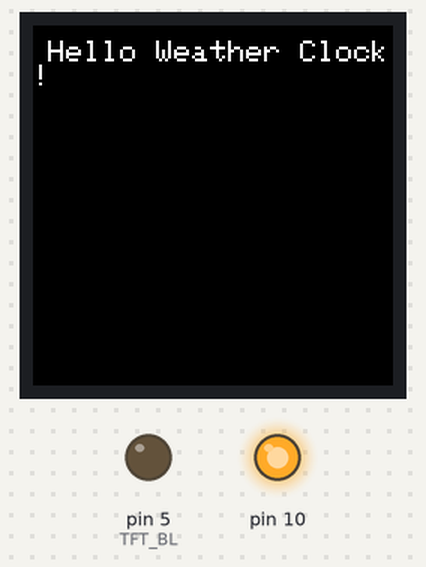
Recording of a sketch running on a simulated Arduino Uno, built with avr-gcc and run on an emulated ATmega328P. On the bench: 240×240 colour display, output pins drawn as LEDs (lit = HIGH).

Above: at 0.3 s.

The sketch:

HelloWorld.ino
```cpp
#include <Adafruit_GFX.h>
#include <Adafruit_ST7789.h>
#include <SPI.h>

// 핀 정의
#define TFT_DC    0   // GPIO0
#define TFT_RST   2   // GPIO2
#define TFT_CS    15   // -1
#define TFT_BL    5   // GPIO5 - 백라이트 제어

// SPI 인스턴스는 기본 begin()만 사용 (ESP8266에서는 핀 지정 불필요)
Adafruit_ST7789 tft = Adafruit_ST7789(TFT_CS, TFT_DC, TFT_RST);

void setup() {
  // Serial.begin(115200);
  pinMode(TFT_BL, OUTPUT);
  digitalWrite(TFT_BL, LOW); // 백라이트 ON (이 기기는 LOW에서 켜짐)

  SPI.begin(); // 기본 SPI 초기화

  tft.init(240, 240, SPI_MODE3);        // 240x240 해상도
  tft.setRotation(2);        // 0~3으로 방향 조정 (1 = 90도 회전)
  tft.fillScreen(ST77XX_BLACK);
  tft.setTextColor(ST77XX_WHITE);
  tft.setTextSize(2);
  tft.setCursor(10, 10);
  tft.println("Hello Weather Clock!");
}

void loop() {
  // 화면에 간단한 시간 표시 등 가능
}
```
